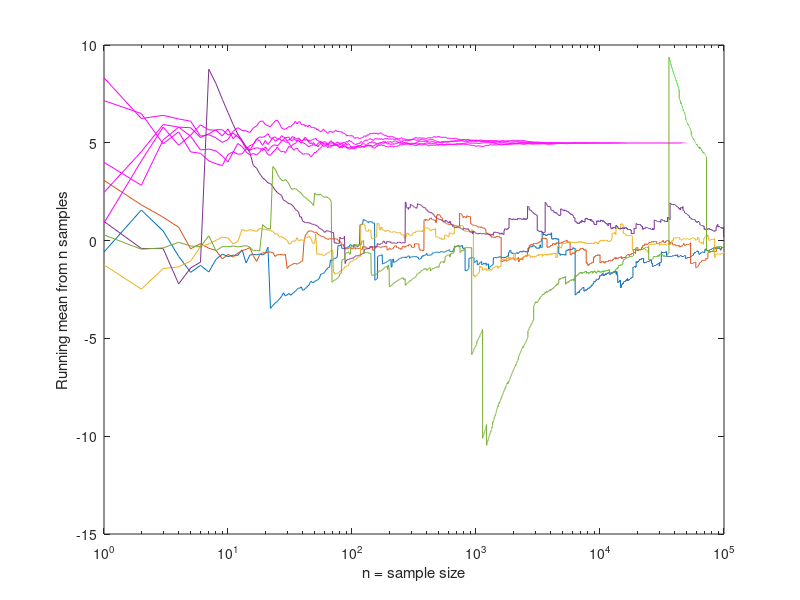

Source code (MATLAB):
% script to plot the oscillating running mean of Std Cauchy samples
% relative to those for the Uniform(0,10) samples
rand('twister',25567);        % initialize the fundamental sampler
for i=1:5
N = 10^5;                         % maximum sample size
u=rand(1,N);            % draw N IID samples from Uniform(0,1)
x=tan(pi * u);     % draw N IID samples from Standard cauchy RV using inverse CDF
n=1:N;              % make a vector n of current sample size [1 2 3 ... N-1 N]
CSx=cumsum(x); % CSx is the cumulative sum of the array x (type 'help cumsum')
% Runnign Means <- vector division of cumulative sum of samples by n
RunningMeanStdCauchy = CSx ./ n; % Running Mean for Standard Cauchy samples 
RunningMeanUnif010 = cumsum(u*10.0) ./ n; % Running Mean for Uniform(0,10) samples
semilogx(n, RunningMeanStdCauchy) % 
hold on;
semilogx(n, RunningMeanUnif010, 'm')
end
xlabel('n = sample size');
ylabel('Running mean from n samples')
